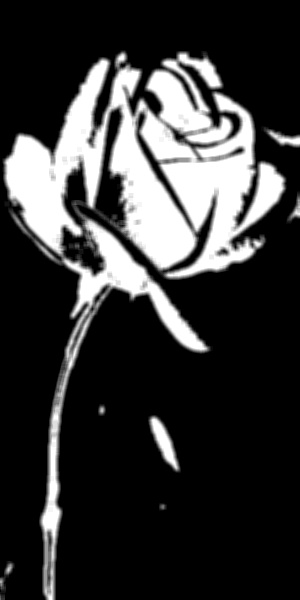
#> input picture 24-7-2020_IP_Task_Ashwin_Uikey/averaging.jpg, 300 x 600 px, given in place of rose_flower.jpg, which was not available
$ python task2.py
#> lines starting #> are read from the running program, lines starting #| are printed output that depends on the picture; after the words box and inside, x2 and y2 are one past the last pixel; in counts of white or black regions, pixels touching at a corner belong together; pictures that were not available may be replaced by others from this repository, and a replacement may not be noted
import cv2
import numpy as np

# ----------------------------------------------------------------------------------------------------------------------
img = cv2.imread(r"E:\RoboSpark Task\Day 2\Task Image\rose_flower.jpg")
#> img is the input picture: shape (600, 300, 3); min 0, max 255, mean 54.7
# print(img.shape)
img = cv2.resize(img,(300,600))
def fun(x):
    pass

# masking image --------------------------------------------------------------------------------------------------------
final_low = np.array([25,18,14], np.uint8)
final_high = np.array([196,93,255], np.uint8)
mask = cv2.inRange(img,final_low,final_high)
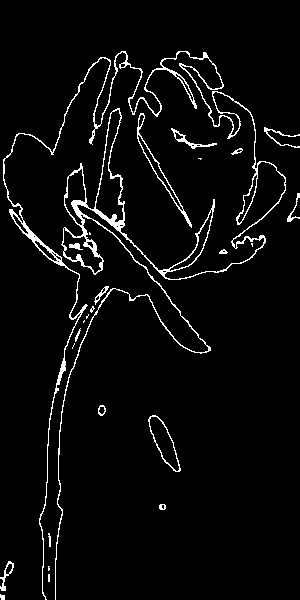
#> mask: shape (600, 300); 4.2% white in thin lines or dots

# blurring -------------------------------------------------------------------------------------------------------------
kernel = np.array(([4,5,6],[5,8,9],[6,3,1]),np.uint8)

# filter2D
blurred = cv2.filter2D(mask,-1,kernel)
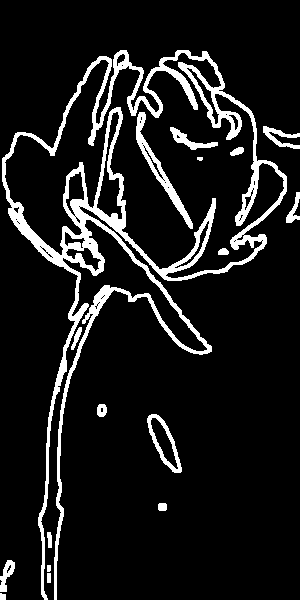
#> blurred: shape (600, 300); 10.4% white; 17 white regions, largest, box (x1, y1, x2, y2) and area: (2, 50, 287, 600) 15444, (136, 112, 193, 229) 975, (147, 414, 182, 473) 540

# averaging
averaging = cv2.blur(mask,(5,5))
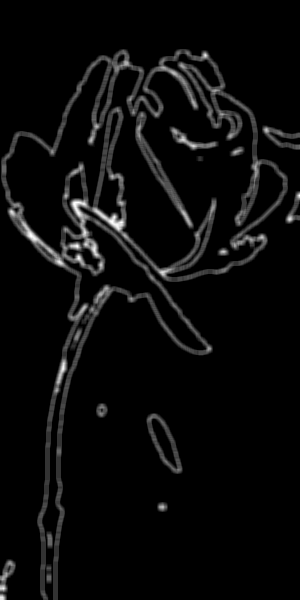
#> averaging: shape (600, 300); min 0, max 255, mean 10.7

# gaussian
gaussian = cv2.GaussianBlur(mask,(5,5),0)
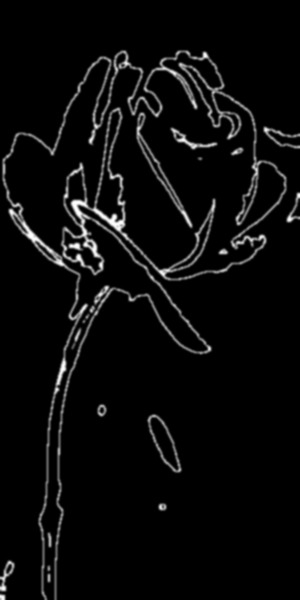
#> gaussian: shape (600, 300); min 0, max 255, mean 10.7

# median
median = cv2.medianBlur(mask,5)
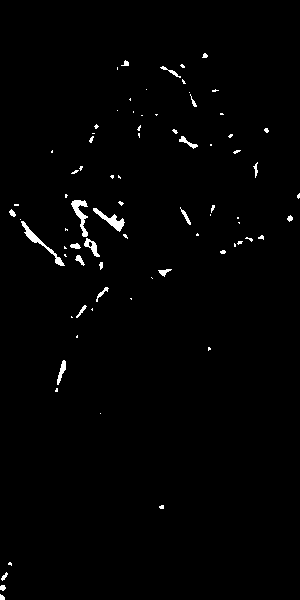
#> median: shape (600, 300); 1.2% white; 79 white regions (55 under 20 px), largest, box (x1, y1, x2, y2) and area: (21, 221, 65, 266) 269, (71, 200, 88, 237) 252, (93, 208, 125, 232) 234

# bilateralFilter
bilateral = cv2.bilateralFilter(mask,9,80,80)

# flowerpot and name ---------------------------------------------------------------------------------------------------
font = cv2.FONT_HERSHEY_DUPLEX
final_img = cv2.putText(img,'ROSE',(0,150),font,1,(0,0,0),2)

final_img = cv2.line(img, (10, 500), (50, 600), (42, 42, 165), 10)
final_img = cv2.line(img, (200, 500), (160, 600), (42, 42, 165), 10)
final_img = cv2.line(img, (50, 600), (160, 600), (42, 42, 165), 10)
final_img = cv2.ellipse(img,(105,500),(95,10),0,0,360,(42, 42, 165), -1)
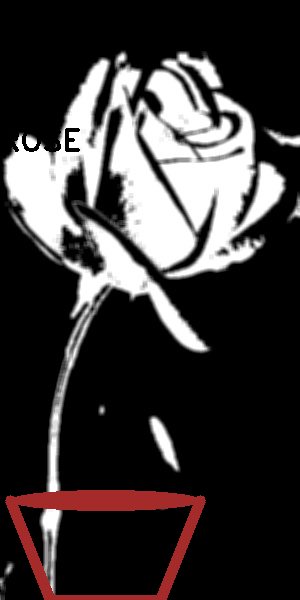
#> final_img: shape (600, 300, 3); mean B, G, R 55.1, 55.1, 59.3

# getting image --------------------------------------------------------------------------------------------------------
var = [mask, blurred, averaging, gaussian, median, bilateral, final_img]
names = ['masked', 'filter2D', 'averaging', 'gaussian', 'median', 'bilateralFilter', 'final_img']

for i in range(len(var)):
    cv2.imshow(names[i],var[i])
#> this loop made 7 passes

# saving ---------------------------------------------------------------------------------------------------------------
for i in range(len(var)):
    cv2.imwrite(f'E:/RoboSpark Task/24-7-2020_IP_Task_Ashwin_Uikey/{names[i]}.jpg',var[i])

# ----------------------------------------------------------------------------------------------------------------------
cv2.waitKey(0)
cv2.destroyAllWindows()
